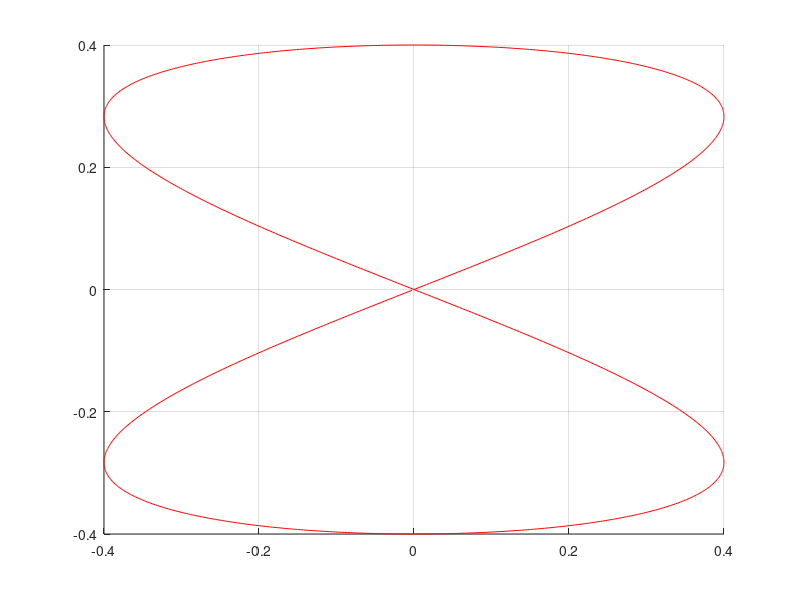

MATLAB code to generate this figure: (Note: this script raises an error after producing the figure.)
%@Author: Cristian Tiriolo - cristian.tiriolo@concordia.ca
clear; close all;
r=0.0205; %Khepera IV wheels radius 
d=0.053;  %Khepera IV wheels-axis length

M=[[r/2 r/2];[r/d -r/d]]; %Transformation Matrix
Minv=inv(M); % Inverse Transformation Matrix


%Sampling Time
Ts=0.1;

%% TRAJECTORY PARAMETERS
x0=1; y0=0; theta0=0;
q0=[x0;y0;theta0];  %Initial conditions


%scaling factor of the trajectory
eta=0.4;
alpha=10;
k=0:Ts:2*pi*alpha*2;

xr=eta*sin(k/alpha); %trajectory position along x axis
yr=eta*sin(k/(2*alpha)); %trajetcory position along y axis


%Velocity trajectory
xdr=eta*cos(k/alpha)*(1/alpha); %trajectory velocity along x axis
ydr=eta*cos(k/(2*alpha))*(1/(2*alpha));%trajectory velocity along y axis

%Acceleration trajectory
xddr=-eta*sin(k/alpha)*(1/alpha)*(1/alpha); %trajetcory acceleration along x axis
yddr=-eta*sin(k/(2*alpha))*(1/(2*alpha))*(1/(2*alpha));%trajetcory acceleration y axis

% Orientation reference
thetar=atan2(ydr,xdr); %Trajectory Orientation

%Adjusting Orientation ( a part of tetha(k) is out of phase
thetar_diff=diff(thetar);
for i=1:length(thetar_diff)
    if thetar_diff(i)<-6
        i1=i+1;
    elseif thetar_diff(i)>6
        i2=i;
    end
end
thetar(i1:i2)=thetar(i1:i2)+2*pi; %Ts=0.15



vr=sqrt(xdr.^2+ydr.^2); %Linear velocity of the trajectory
wr=(yddr.*xdr-xddr.*ydr)./(xdr.^2+ydr.^2); %Angular velocity velocity of the trajectory


%Index for scanning the trajectory
K=1;
Kf=length(xr);


%% CONTROL PARAMETERS
%State Variables
n=3;
%Input Variables
m=2;

v0=vr(1);
v=v0;

%PID parameters
kp1=1; kp2=kp1;
kd1=0.7; kd2=kd1;


%% Input Constraints

wrmax=10; %Right wheel limits
wlmax=wrmax; %Left wheel limits
 


%% Variables to store and plot the results
tt=[];
useq=[];
qseq=q0;
wrwlseq=[];



%% Plot parameters
figure
grid
hold on
plot(xr,yr,'r')

plot(q0(1,1),q0(2,1),'b-p','MarkerIndices',[1 1],'MarkerFaceColor','yellow','MarkerSize',15)

%% RESULTS COLLECTION
compute_convergence_time=1;
convergence_time=inf;

vwseq=[];
enrg_seq=[];

%% TRACKING CONTROL SIMULATION
for i=0:Ts:10000000
    
    tt=[tt i];
    
    %Immagazino la sequenza di stato
    x=qseq(1,end);
    y=qseq(2,end);
    theta=qseq(3,end);
    
  
    
    %Computing the control law 
    [v,w]=Trajectory_Tracking_law(x,y,theta,xr(K),yr(K),xdr(K),ydr(K),xddr(K),yddr(K),v,Ts,kp1,kp2,kd1,kd2);
    
    
    %Computing the SATURATION on the linear and angular velocities starting from right
    %and left wheels angular velocities limits 
    [v,w]=unicycle_saturation(wrmax,wlmax,v,w,r,d);
    
    vw=[v;w];
   
    vwseq=[vwseq vw]; 
   
    
  
    %Unicycle/Diffdrive input transformation
    wrwl=Minv*vw;
    
    
    %Storing right and left wheels angular velocities sequence
    wrwlseq=[wrwlseq wrwl];
    
    
    %Feeding the control inputs v(k) and w(k) into the differential drive
    %model, using ode45 (Runge-Kutta solver)
    v1=vw(1); w1=vw(2);
    t=0:0.00001:Ts;
    [t,q]= ode45(@(t,q,v,w)DiffDrive(t,q,v1,w1),t,qseq(:,end));
    
    
     %Updating the state sequence
    qseq=[qseq q(end,:)'];

    
    %Plotting robot trajectory 
    plot(qseq(1,end),qseq(2,end),'b--x')
    pause(0.00000001) %A little pause to obtain a live plot 
    
    if K==Kf %If the trajetcory index reaches Kf the simulation is over
        break;
    end
    
    
    K=K+1; %Updating trajectory index
    
end




%%PLOTS 



figure
%Right wheels angular velocites 
subplot(3,1,1);
hold on;
p1=plot(tt,wrwlseq(1,:));
p1.LineWidth=2;
p2=plot(tt,ones(1,length(tt))*wrmax);
p2.LineStyle='--';
p2.LineWidth=2;
p2.Color='red';
p2=plot(tt,ones(1,length(tt))*-wrmax);
p2.LineStyle='--';
p2.LineWidth=2;
p2.Color='red';
l1=legend(p2,'\omega_{r,max}');
l1.set('FontSize',10)
grid;
xlbl1=xlabel('Time[sec]','Interpreter','latex');
ylbl1=ylabel('$\omega_r(t)[RAD/sec]$','Interpreter','latex');
ylbl1.FontSize=13;
xlbl1.FontSize=13;

%Left wheels angular velocites 
subplot(3,1,2);
hold on;
p3=plot(tt,wrwlseq(2,:));
p3.LineWidth=2;
p4=plot(tt,ones(1,length(tt))*wlmax);
p4.LineStyle='--';
p4.LineWidth=2;
p4.Color='red';
p4=plot(tt,ones(1,length(tt))*-wlmax);
p4.LineStyle='--';
p4.LineWidth=2;
p4.Color='red';

l2=legend(p4,'\omega_{l,max}');
l2.FontSize=10;
grid;
xlbl2=xlabel('$Time[sec]$','Interpreter','latex');
ylbl2=ylabel('\omega_l(t)[RAD/sec]','Interpreter','latex');
ylbl2.FontSize=13;
xlbl2.FontSize=13;


%Orientation 
subplot(3,1,3)
pl=plot(tt,qseq(3,1:end-1));
pl.LineWidth=2;
grid
% axis([0 tt(length(tt)) 0 6])
xlbl2=xlabel('$Time [sec]$','Interpreter','latex');
ylbl2=ylabel('$\theta(t)[RAD]$','Interpreter','latex');



